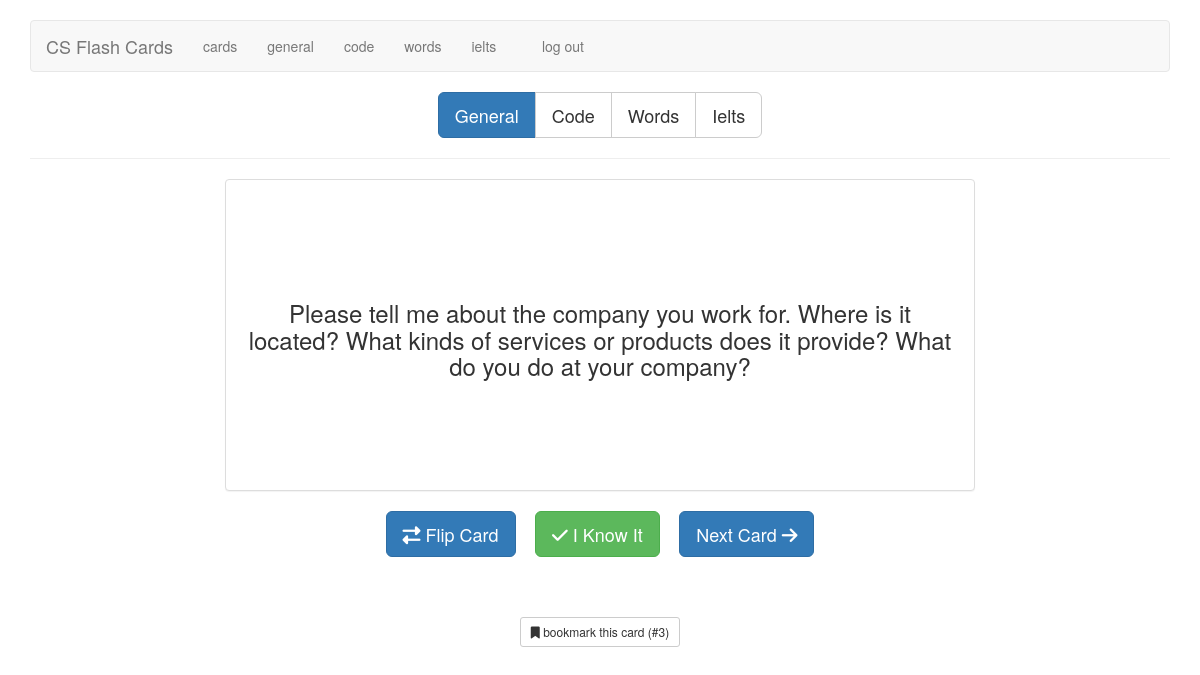
Screenshot of /general/3 (signed in) with the database file from the repository.
### tables this page shows
CREATE TABLE cards (
  id integer primary key autoincrement,
   /* 1 for interview, 2 for code, 3 for english, 4 for ielts */
  type tinyint not null,
  front text not null,
  back text not null,
  sort int default 0,
  known boolean default 0
);

### flash_cards.py (the view)
@application.route('/general')
@application.route('/general/<card_id>')
def general(card_id=None):
    if not session.get('logged_in'):
        return redirect(url_for('login'))
    return memorize("general", card_id)

### flash_cards.py (called while the page is built)
def connect_db():
    rv = sqlite3.connect(application.config['DATABASE'])
    rv.row_factory = sqlite3.Row
    return rv

def get_db():
    if not hasattr(g, 'sqlite_db'):
        g.sqlite_db = connect_db()
    return g.sqlite_db

def memorize(card_type, card_id):
    if card_type == "general":
        type = 1
    elif card_type == "code":
        type = 2
    elif card_type == "eng":
        type = 3
    elif card_type == "ielts":
        type = 4
    else:
        return redirect(url_for('cards'))
    if card_id:
        card = get_card_by_id(card_id)
    else:
        card = get_card(type)
    if not card:
        flash("You've learned all the " + card_type + " cards.")
        return redirect(url_for('cards'))
    short_answer = (len(card['back']) < 75)
    return render_template('memorize.html',
                           card=card,
                           card_type=card_type,
                           short_answer=short_answer)

def get_card_by_id(card_id):
    db = get_db()
    query = '''
      SELECT
        id, type, front, back, known
      FROM cards
      WHERE
        id = ?
      LIMIT 1
    '''
    cur = db.execute(query, [card_id])
    return cur.fetchone()

### templates/memorize.html (shortened to what this page needs)
{% extends "layout.html" %}
{% block body %}
    <div class="row">
        <div class="col-xs-12 text-center">
            <div class="btn-group btn-group-lg" role="group" aria-label="card type">
                <a href="{{ url_for('general') }}" class="btn btn-{{ "primary" if card_type == "general" else "default" }}">General</a>
                <a href="{{ url_for('code') }}" class="btn btn-{{ "primary" if card_type == "code" else "default" }}">Code</a>
                <a href="{{ url_for('eng') }}" class="btn btn-{{ "primary" if card_type == "eng" else "default" }}">Words</a>
                <a href="{{ url_for('ielts') }}" class="btn btn-{{ "primary" if card_type == "ielts" else "default" }}">Ielts</a>
            </div>
        </div>
    </div>
    <hr/>
    <div class="row memorizePanel">
        <div class="col-xs-8 col-xs-offset-2">
            <div class="panel panel-default cardFront">
                <div class="panel-body">
                    <div class="alignContainer">
                        <div class="alignMiddle frontText">
                            <h3 class="text-center">{{ card.front }}</h3>
                        </div>
                    </div>
                </div>
            </div>
        </div>
    </div>
    <div class="row">
        <div class="col-xs-12 text-center">
            <a href="javascript:" class="btn btn-primary btn-lg flipCard">
                <i class="fa fa-exchange"></i>
                Flip Card
            </a>
            <a href="{{ url_for('mark_known', card_id=card.id, card_type=card_type) }}" class="btn btn-success btn-lg">
                <i class="fa fa-check"></i>
                I Know It
            </a>
            <a href="{{ url_for(card_type) }}" class="btn btn-primary btn-lg">
                Next Card
                <i class="fa fa-arrow-right"></i>
            </a>
        </div>
    </div>
    <div class="row">
        <div class="col-xs-12 text-center">
            <br />
            <br />
            <br />
            <a href="{{ url_for(card_type, card_id=card.id) }}" class="btn btn-default btn-sm">
                <i class="fa fa-bookmark"></i>
                bookmark this card (#{{ card.id }})
            </a>
        </div>
    </div>
{% endblock %}

### static/style.css (style rules this page uses)
.alignContainer { display: table; width: 100%; }
.alignMiddle { height: 20em; display: table-cell; vertical-align: middle; }

### rows the page displays
cards: front "Please tell me about the company you work for. Where is it located? What kinds of services or products does it provide? What do you do at your company?", id "3"
